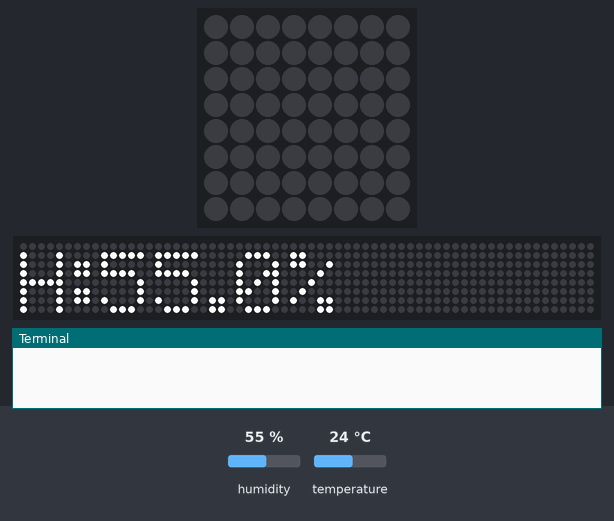
Recording of a program running on a simulated Raspberry Pi (BCM pin numbers) with a Sense HAT. Parts: the Sense HAT's 8×8 RGB LED matrix, a strip that is not on the board, showing the scrolling text unrolled, the last lines printed to the terminal. The test bench sets the inputs (shaded band); at power-on: humidity 55 %, temperature 24 °C. The 64×8 strip is a reading aid, not a part: it shows the text the matrix is scrolling, unrolled, one strip-width of it at a time; web requests get an empty 200 reply after 0.4 s.

Above: at 9.23 s.
15.7 s: humidity set to 22 %
At 24.77 s:
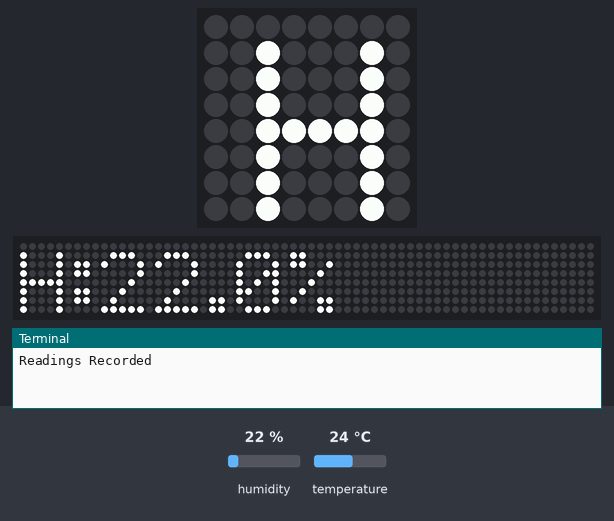
At 29.5 s:
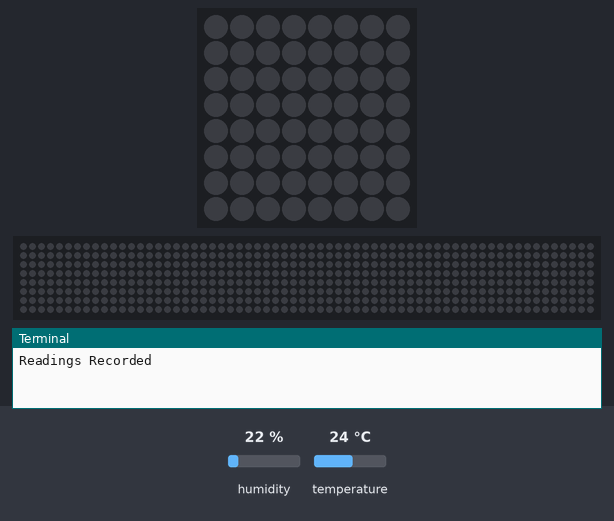
30.1 s: temperature set to 12 °C
At 39.6 s:
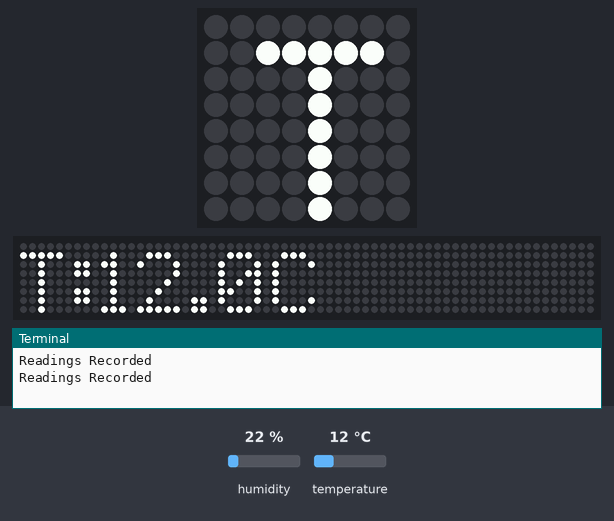

The program:

Sense_Hat_Dweet-IO.py
```python
from sense_hat import SenseHat
import time
import requests
import os

sense = SenseHat()
sense.clear()

def sensors():
    temp_h = sense.get_temperature_from_humidity()
    temp_h = str(round(temp_h,1))
    humidity = sense.get_humidity()
    humidity = str(round(humidity, 2))
    url = 'https://dweet.io/dweet/for/DHT22Test?' + 'Temp=' + temp_h + '&Humidity=' + humidity
    r = requests.post(url)

    #viewForm change to formResponse, and add '&submit=Submit'
    #Change the link of the google form to the ones you have prepared
    #url_google = 'https://docs.google.com/forms/d/e/1FAIpQLScyxjg-mIGo98LJrU_GfzrXDF2AaJD0BPCgdFisXeuAImaMcg/formResponse?entry.462400853=' +temp_h+ '&entry.1250497753=' + humidity + '&sub$
    #g = requests.get(url_google)
    sense.show_message("T:" + str(temp_h) + "C", scroll_speed = 0.1)
    sense.show_message("H:" + str(humidity) + "%", scroll_speed = 0.1)

while True:
    sensors()
    time.sleep(10)
    print('Readings Recorded')
```
